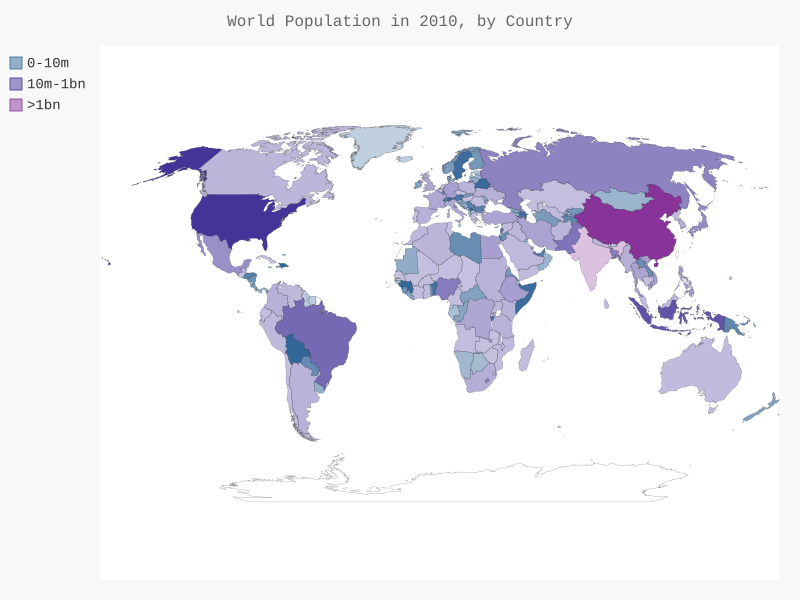

This chart was generated by the following Python code:
import json

from pygal.maps.world import World
from pygal.style import RotateStyle as RS, LightColorizedStyle as LCS

from country_codes import get_country_code

# Load the data into a list.
filename = 'population_data.json'

with open(filename) as f:
	pop_data = json.load(f)


# Build a dictionary of population data.
cc_populations = {}
for pop_dict in pop_data:
	if pop_dict['Year'] == '2010':
		country_name = pop_dict['Country Name']
		population = int(float(pop_dict['Value']))
		code = get_country_code(country_name)
		if code:
			cc_populations[code] = population
		else:
			missing_country = country_name
			print('Error',country_name)

# Group the countries into 3 populations levels.
cc_pops_1, cc_pops_2, cc_pops_3 = {}, {}, {}
for cc, pop in cc_populations.items():
	if pop < 10000000:
		cc_pops_1[cc] = pop
	elif pop < 1000000000:
		cc_pops_2[cc] = pop
	else:
		cc_pops_3[cc] = pop

# See how many countries are in each level.
print(len(cc_populations))

print(len(cc_pops_1), len(cc_pops_2), len(cc_pops_3))

wm_style = RS('#336699', base_style=LCS)
wm = World(style=wm_style)
wm.title = 'World Population in 2010, by Country'
wm.add('0-10m', cc_pops_1)
wm.add('10m-1bn', cc_pops_2)
wm.add('>1bn', cc_pops_3)

wm.render_to_file('world_population.svg')
